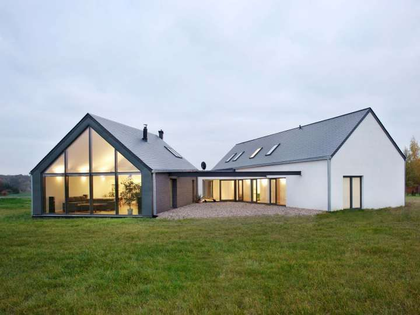
%> input picture inf2310/INF2310-oblig1-lf/houses.png, 420 x 315 px, shrunk from 720 x 540 before the run
$ octave oppg2.m   (GNU Octave 9; MATLAB toolbox functions it lacks are replaced by stand-ins)
%> lines starting %> are read from the running program, lines starting %| are printed output that depends on the picture; in (x1, y1, x2, y2) boxes, pixels count from 0 and x2, y2 are one past the last pixel; in counts of white or black regions, pixels touching at a corner belong together; the program's own positions count from 1
### inf2310/INF2310-oblig1-lf/MATLAB/oblig1lib_oppg2.m
function f = oblig1lib_oppg2
    f.pad2D = @pad2D;
    f.convolve2D = @convolve2D;
    f.non_max_suppression = @non_max_suppression;
    f.hysteresis = @hysteresis;
end

function img_padded = pad2D(img,padlengths,padtype,cval)
    if (nargin < 3)
        padtype = 'constant';
        cval = 0;
    end

    pad_N = padlengths(1);
    pad_M = padlengths(2);

    half_pad_N = (pad_N-1)/2;
    half_pad_M = (pad_M-1)/2;

    [N,M] = size(img);

    %Sets values of the padded regions
    if(strcmp(padtype,'constant'))
        img_padded = ones(N+pad_N,M+pad_M);
        img_padded = cval.*img_padded;
    else
        img_padded = zeros(N+pad_N,M+pad_M);

        %--- Above img ---
        img_padded(1:half_pad_N,(half_pad_M+1):(M+half_pad_M)) = flipud(img(1:half_pad_N,:));
        %--- Under img ---
        img_padded((half_pad_N + N + 1):(pad_N+N),(half_pad_M + 1):(M + half_pad_M)) = flipud(img(((N-1)-half_pad_N)+1:N,:));

        %--- Left side to img ---
        img_padded((half_pad_N+1):(half_pad_N+N),1:half_pad_M) = fliplr(img(:,1:half_pad_M));

        %--- Right side to img ---
        img_padded((half_pad_N+1):(half_pad_N+N),(half_pad_M+M+1):(M+pad_M)) = fliplr(img(:,((M-1)-half_pad_M+1):M));

        %--- Corners ---
        %NW:
        img_padded(1:half_pad_N,1:half_pad_M) = rot90(img(1:half_pad_N,1:half_pad_M),2);

        %NE:
        img_padded(1:half_pad_N,(M+half_pad_M+1):(M+pad_M)) = rot90(img(1:half_pad_N,((M-1)-half_pad_M+1):M),2);

        %SW:
        img_padded((half_pad_N + N + 1):(N+pad_N),1:half_pad_M) = rot90(img(((N-1)-half_pad_N+1):N,1:half_pad_M),2);

        %SE:
        img_padded((half_pad_N + N + 1):(N+pad_N),(half_pad_M + M + 1):(pad_M+M)) = rot90(img(((N-1)-half_pad_N+1):N,((M-1)-half_pad_M+1):M),2);

    %Place the original image
    img_padded((half_pad_N+1):(N + half_pad_N),(half_pad_M+1):(M + half_pad_M)) = img;
    end
end

function img_convolved = convolve2D(img,h)
    img_padded = pad2D(img, size(h),'symmetric');

    [N,M] = size(h);
    [img_N, img_M] = size(img);
    img_convolved = zeros(img_N,img_M);

    h_rotated = rot90(h,2);

    for y = 1:img_N
        for x = 1:img_M
            img_convolved(y,x) = sum(sum(img_padded(y:(N+y-1),x:(M+x-1)).*h_rotated));
        end
    end
end

function img_thinned = non_max_suppression(img_grad,img_direction)
    [N,M] = size(img_direction);

    img_thinned = zeros(N,M);
    for y = 2:(N-1)
        for x = 2:(M-1)
            degree = img_direction(y,x);
            a = 0; b = 0;

            if (degree == 0)
                a = img_grad(y-1,x);
                b = img_grad(y+1,x);
            elseif (degree == 45)
                a = img_grad(y+1,x+1);
                b = img_grad(y-1,x-1);
            elseif (degree == 135)
                a = img_grad(y-1,x+1);
                b = img_grad(y+1,x-1);
            else
                a = img_grad(y,x-1);
                b = img_grad(y,x+1);
            end

            if ( (img_grad(y,x) > a) && (img_grad(y,x) > b) )
                img_thinned(y,x) = img_grad(y,x);
            end
        end
    end
end

function  img_strong = hysteresis(img_thinned,tw,ts)
    [N,M] = size(img_thinned);

    img_strong = img_thinned(:,:);
    img_strong(img_thinned > ts) = 255;

    img_hyst = img_strong(:,:);
    marked = 1;
    while(marked > 0)
        marked = 0;
        for y = 2:N
            for x = 2:M

                if (tw < img_strong(y,x) && img_strong(y,x) < ts)

                    %Using a 4-connected neighbourhood. Could also use 8-connected neighbourhood.
                    num_strong = sum(sum(img_strong((y-1):y,(x-1):x) == 255));
                    if (num_strong > 0)
                        img_hyst(y,x) = 255;
                        marked = marked+1;
                    end
                end
            end
        end

        img_strong = img_hyst(:,:);
    end

    %Get rid of weak edges
    img_strong(img_strong ~= 255) = 0;

end


### inf2310/INF2310-oblig1-lf/MATLAB/oblig1lib_oppg1.m
function f = oblig1lib_oppg1
    f.standarize_contrast = @standarize_contrast;
    f.forward_map = @forward_map;
    f.backward_map = @backward_map;
    f.from0to255 = @from0to255;
end

function img_within_range = from0to255(img)
    img_within_range =  ((img - min(img(:))).*255)./(max(img(:)) - min(img(:)));
end

% [81 lines left out: functions standarize_contrast, forward_map, backward_map, not called in this run]


### inf2310/INF2310-oblig1-lf/MATLAB/oppg2.m
clear all

lib = oblig1lib_oppg2;
img = imread('../houses.png');
%> img is the input picture: size 315x420x3 uint8; mean R, G, B 154.9, 161.7, 151.4

%See if image is rgb and ensure
%it is grayscale
if (ndims(img) == 3)
    img = rgb2gray(img);
%> img: size 315x420 uint8
end
img = double(img);
%> img: size 315x420 double

N = 11;
sigma = 2;

NN = (N-1)/2;

x = -NN:NN;
y = -NN:NN;
[y,x] = meshgrid(y,x);

H = 1/(2*pi*sigma^2).*exp(-((x.*x + y.*y)./(2*sigma^2)));

img_gauss = lib.convolve2D(img,H);
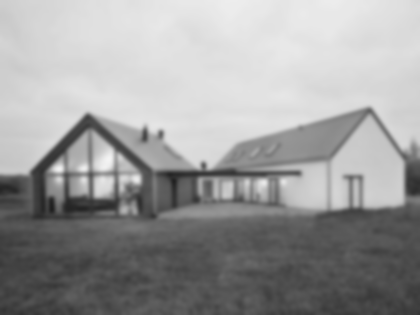
%> img_gauss: size 315x420 double; min 31.01, max 243.9, mean 156.8

sobel = [1 2 1;0 0 0;-1 -2 -1];
img_gx = lib.convolve2D(img_gauss,sobel);
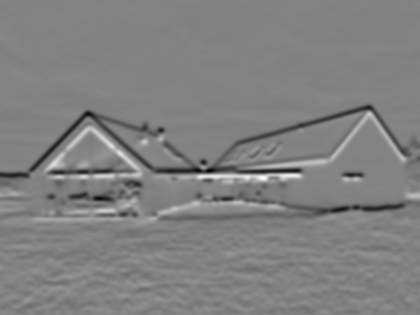
%> img_gx: size 315x420 double; min -250.1, max 237.1, mean -3.9; drawn with min black and max white
img_gy = lib.convolve2D(img_gauss,sobel');
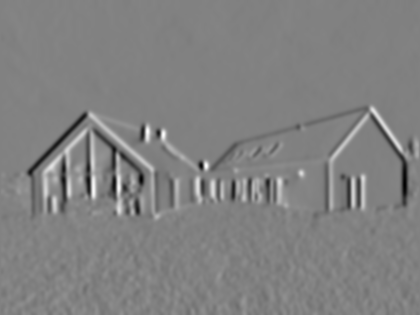
%> img_gy: size 315x420 double; min -234.3, max 227.1, mean 0; drawn with min black and max white


img_grad = sqrt(img_gx.*img_gx + img_gy.*img_gy);
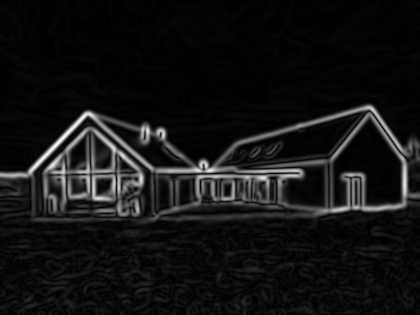
%> img_grad: size 315x420 double; min 0, max 263.3, mean 20.2; drawn with min black and max white

img_direction = atan2(img_gy,img_gx);
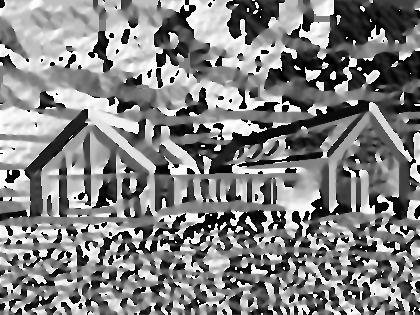
%> img_direction: size 315x420 double; min -3.14, max 3.14, mean 0.0693; drawn with min black and max white
img_direction = mod((round(img_direction.*180./(pi*45)).*45),180);
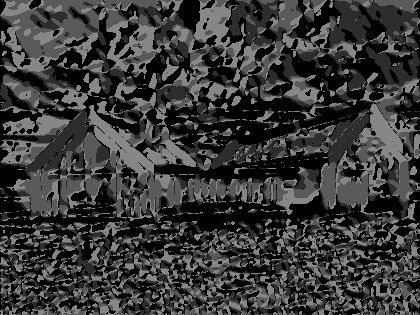
%> img_direction: size 315x420 double; min 0, max 135, mean 56.5

img_thinned = lib.non_max_suppression(img_grad,img_direction);

lib1 = oblig1lib_oppg1;
img_thinned = lib1.from0to255(img_thinned);

img_hyst = lib.hysteresis(img_thinned, 30,60);
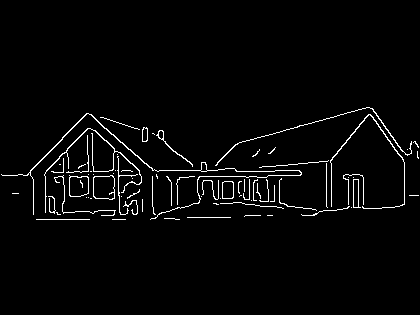
%> img_hyst: size 315x420 double; 2.7% white in thin lines or dots, all inside (x1, y1, x2, y2) = (1, 107, 419, 220)

figure()
imshow(img_hyst,[]); %colormap(gray(256))
title('Final result')
